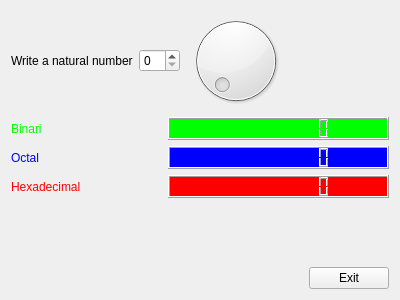
<?xml version="1.0" encoding="UTF-8"?>
<ui version="4.0">
 <class>MyForm</class>
 <widget class="QWidget" name="MyForm">
  <property name="geometry">
   <rect>
    <x>0</x>
    <y>0</y>
    <width>400</width>
    <height>300</height>
   </rect>
  </property>
  <property name="windowTitle">
   <string>Form</string>
  </property>
  <layout class="QVBoxLayout" name="verticalLayout">
   <item>
    <layout class="QHBoxLayout" name="horizontalLayout_2">
     <item>
      <layout class="QHBoxLayout" name="horizontalLayout">
       <item>
        <widget class="QLabel" name="label">
         <property name="text">
          <string>Write a natural number</string>
         </property>
        </widget>
       </item>
       <item>
        <widget class="QSpinBox" name="spinBox"/>
       </item>
       <item>
        <widget class="QDial" name="dial">
         <property name="maximum">
          <number>999</number>
         </property>
        </widget>
       </item>
      </layout>
     </item>
     <item>
      <spacer name="horizontalSpacer">
       <property name="orientation">
        <enum>Qt::Horizontal</enum>
       </property>
       <property name="sizeHint" stdset="0">
        <size>
         <width>40</width>
         <height>20</height>
        </size>
       </property>
      </spacer>
     </item>
    </layout>
   </item>
   <item>
    <layout class="QHBoxLayout" name="horizontalLayout_4">
     <item>
      <widget class="QLabel" name="label_2">
       <property name="palette">
        <palette>
         <active>
          <colorrole role="WindowText">
           <brush brushstyle="SolidPattern">
            <color alpha="255">
             <red>0</red>
             <green>255</green>
             <blue>0</blue>
            </color>
           </brush>
          </colorrole>
          <colorrole role="Text">
           <brush brushstyle="SolidPattern">
            <color alpha="255">
             <red>0</red>
             <green>255</green>
             <blue>0</blue>
            </color>
           </brush>
          </colorrole>
         </active>
         <inactive>
          <colorrole role="WindowText">
           <brush brushstyle="SolidPattern">
            <color alpha="255">
             <red>0</red>
             <green>255</green>
             <blue>0</blue>
            </color>
           </brush>
          </colorrole>
          <colorrole role="Text">
           <brush brushstyle="SolidPattern">
            <color alpha="255">
             <red>0</red>
             <green>255</green>
             <blue>0</blue>
            </color>
           </brush>
          </colorrole>
         </inactive>
         <disabled>
          <colorrole role="WindowText">
           <brush brushstyle="SolidPattern">
            <color alpha="255">
             <red>165</red>
             <green>167</green>
             <blue>169</blue>
            </color>
           </brush>
          </colorrole>
          <colorrole role="Text">
           <brush brushstyle="SolidPattern">
            <color alpha="255">
             <red>172</red>
             <green>174</green>
             <blue>176</blue>
            </color>
           </brush>
          </colorrole>
         </disabled>
        </palette>
       </property>
       <property name="text">
        <string>Binari</string>
       </property>
      </widget>
     </item>
     <item>
      <spacer name="horizontalSpacer_2">
       <property name="orientation">
        <enum>Qt::Horizontal</enum>
       </property>
       <property name="sizeType">
        <enum>QSizePolicy::Preferred</enum>
       </property>
       <property name="sizeHint" stdset="0">
        <size>
         <width>98</width>
         <height>20</height>
        </size>
       </property>
      </spacer>
     </item>
     <item>
      <widget class="QLCDNumber" name="lcdNumber">
       <property name="minimumSize">
        <size>
         <width>221</width>
         <height>0</height>
        </size>
       </property>
       <property name="palette">
        <palette>
         <active>
          <colorrole role="WindowText">
           <brush brushstyle="SolidPattern">
            <color alpha="255">
             <red>255</red>
             <green>255</green>
             <blue>255</blue>
            </color>
           </brush>
          </colorrole>
          <colorrole role="Base">
           <brush brushstyle="SolidPattern">
            <color alpha="255">
             <red>252</red>
             <green>252</green>
             <blue>252</blue>
            </color>
           </brush>
          </colorrole>
          <colorrole role="Window">
           <brush brushstyle="SolidPattern">
            <color alpha="255">
             <red>0</red>
             <green>255</green>
             <blue>0</blue>
            </color>
           </brush>
          </colorrole>
         </active>
         <inactive>
          <colorrole role="WindowText">
           <brush brushstyle="SolidPattern">
            <color alpha="255">
             <red>255</red>
             <green>255</green>
             <blue>255</blue>
            </color>
           </brush>
          </colorrole>
          <colorrole role="Base">
           <brush brushstyle="SolidPattern">
            <color alpha="255">
             <red>252</red>
             <green>252</green>
             <blue>252</blue>
            </color>
           </brush>
          </colorrole>
          <colorrole role="Window">
           <brush brushstyle="SolidPattern">
            <color alpha="255">
             <red>0</red>
             <green>255</green>
             <blue>0</blue>
            </color>
           </brush>
          </colorrole>
         </inactive>
         <disabled>
          <colorrole role="WindowText">
           <brush brushstyle="SolidPattern">
            <color alpha="255">
             <red>165</red>
             <green>167</green>
             <blue>169</blue>
            </color>
           </brush>
          </colorrole>
          <colorrole role="Base">
           <brush brushstyle="SolidPattern">
            <color alpha="255">
             <red>0</red>
             <green>255</green>
             <blue>0</blue>
            </color>
           </brush>
          </colorrole>
          <colorrole role="Window">
           <brush brushstyle="SolidPattern">
            <color alpha="255">
             <red>0</red>
             <green>255</green>
             <blue>0</blue>
            </color>
           </brush>
          </colorrole>
         </disabled>
        </palette>
       </property>
       <property name="autoFillBackground">
        <bool>true</bool>
       </property>
       <property name="digitCount">
        <number>10</number>
       </property>
       <property name="mode">
        <enum>QLCDNumber::Bin</enum>
       </property>
      </widget>
     </item>
    </layout>
   </item>
   <item>
    <layout class="QHBoxLayout" name="horizontalLayout_5">
     <item>
      <widget class="QLabel" name="label_3">
       <property name="palette">
        <palette>
         <active>
          <colorrole role="WindowText">
           <brush brushstyle="SolidPattern">
            <color alpha="255">
             <red>0</red>
             <green>0</green>
             <blue>255</blue>
            </color>
           </brush>
          </colorrole>
         </active>
         <inactive>
          <colorrole role="WindowText">
           <brush brushstyle="SolidPattern">
            <color alpha="255">
             <red>0</red>
             <green>0</green>
             <blue>255</blue>
            </color>
           </brush>
          </colorrole>
         </inactive>
         <disabled>
          <colorrole role="WindowText">
           <brush brushstyle="SolidPattern">
            <color alpha="255">
             <red>165</red>
             <green>167</green>
             <blue>169</blue>
            </color>
           </brush>
          </colorrole>
         </disabled>
        </palette>
       </property>
       <property name="text">
        <string>Octal</string>
       </property>
      </widget>
     </item>
     <item>
      <spacer name="horizontalSpacer_3">
       <property name="orientation">
        <enum>Qt::Horizontal</enum>
       </property>
       <property name="sizeHint" stdset="0">
        <size>
         <width>98</width>
         <height>20</height>
        </size>
       </property>
      </spacer>
     </item>
     <item>
      <widget class="QLCDNumber" name="lcdNumber_2">
       <property name="minimumSize">
        <size>
         <width>221</width>
         <height>0</height>
        </size>
       </property>
       <property name="palette">
        <palette>
         <active>
          <colorrole role="WindowText">
           <brush brushstyle="SolidPattern">
            <color alpha="255">
             <red>255</red>
             <green>255</green>
             <blue>255</blue>
            </color>
           </brush>
          </colorrole>
          <colorrole role="Base">
           <brush brushstyle="SolidPattern">
            <color alpha="255">
             <red>252</red>
             <green>252</green>
             <blue>252</blue>
            </color>
           </brush>
          </colorrole>
          <colorrole role="Window">
           <brush brushstyle="SolidPattern">
            <color alpha="255">
             <red>0</red>
             <green>0</green>
             <blue>255</blue>
            </color>
           </brush>
          </colorrole>
         </active>
         <inactive>
          <colorrole role="WindowText">
           <brush brushstyle="SolidPattern">
            <color alpha="255">
             <red>255</red>
             <green>255</green>
             <blue>255</blue>
            </color>
           </brush>
          </colorrole>
          <colorrole role="Base">
           <brush brushstyle="SolidPattern">
            <color alpha="255">
             <red>252</red>
             <green>252</green>
             <blue>252</blue>
            </color>
           </brush>
          </colorrole>
          <colorrole role="Window">
           <brush brushstyle="SolidPattern">
            <color alpha="255">
             <red>0</red>
             <green>0</green>
             <blue>255</blue>
            </color>
           </brush>
          </colorrole>
         </inactive>
         <disabled>
          <colorrole role="WindowText">
           <brush brushstyle="SolidPattern">
            <color alpha="255">
             <red>165</red>
             <green>167</green>
             <blue>169</blue>
            </color>
           </brush>
          </colorrole>
          <colorrole role="Base">
           <brush brushstyle="SolidPattern">
            <color alpha="255">
             <red>0</red>
             <green>0</green>
             <blue>255</blue>
            </color>
           </brush>
          </colorrole>
          <colorrole role="Window">
           <brush brushstyle="SolidPattern">
            <color alpha="255">
             <red>0</red>
             <green>0</green>
             <blue>255</blue>
            </color>
           </brush>
          </colorrole>
         </disabled>
        </palette>
       </property>
       <property name="autoFillBackground">
        <bool>true</bool>
       </property>
       <property name="digitCount">
        <number>10</number>
       </property>
       <property name="mode">
        <enum>QLCDNumber::Oct</enum>
       </property>
      </widget>
     </item>
    </layout>
   </item>
   <item>
    <layout class="QHBoxLayout" name="horizontalLayout_6">
     <item>
      <widget class="QLabel" name="label_4">
       <property name="palette">
        <palette>
         <active>
          <colorrole role="WindowText">
           <brush brushstyle="SolidPattern">
            <color alpha="255">
             <red>255</red>
             <green>0</green>
             <blue>0</blue>
            </color>
           </brush>
          </colorrole>
         </active>
         <inactive>
          <colorrole role="WindowText">
           <brush brushstyle="SolidPattern">
            <color alpha="255">
             <red>255</red>
             <green>0</green>
             <blue>0</blue>
            </color>
           </brush>
          </colorrole>
         </inactive>
         <disabled>
          <colorrole role="WindowText">
           <brush brushstyle="SolidPattern">
            <color alpha="255">
             <red>165</red>
             <green>167</green>
             <blue>169</blue>
            </color>
           </brush>
          </colorrole>
         </disabled>
        </palette>
       </property>
       <property name="text">
        <string>Hexadecimal</string>
       </property>
      </widget>
     </item>
     <item>
      <spacer name="horizontalSpacer_4">
       <property name="orientation">
        <enum>Qt::Horizontal</enum>
       </property>
       <property name="sizeHint" stdset="0">
        <size>
         <width>58</width>
         <height>20</height>
        </size>
       </property>
      </spacer>
     </item>
     <item>
      <widget class="QLCDNumber" name="lcdNumber_3">
       <property name="minimumSize">
        <size>
         <width>221</width>
         <height>0</height>
        </size>
       </property>
       <property name="palette">
        <palette>
         <active>
          <colorrole role="WindowText">
           <brush brushstyle="SolidPattern">
            <color alpha="255">
             <red>255</red>
             <green>255</green>
             <blue>255</blue>
            </color>
           </brush>
          </colorrole>
          <colorrole role="Base">
           <brush brushstyle="SolidPattern">
            <color alpha="255">
             <red>252</red>
             <green>252</green>
             <blue>252</blue>
            </color>
           </brush>
          </colorrole>
          <colorrole role="Window">
           <brush brushstyle="SolidPattern">
            <color alpha="255">
             <red>255</red>
             <green>0</green>
             <blue>0</blue>
            </color>
           </brush>
          </colorrole>
         </active>
         <inactive>
          <colorrole role="WindowText">
           <brush brushstyle="SolidPattern">
            <color alpha="255">
             <red>255</red>
             <green>255</green>
             <blue>255</blue>
            </color>
           </brush>
          </colorrole>
          <colorrole role="Base">
           <brush brushstyle="SolidPattern">
            <color alpha="255">
             <red>252</red>
             <green>252</green>
             <blue>252</blue>
            </color>
           </brush>
          </colorrole>
          <colorrole role="Window">
           <brush brushstyle="SolidPattern">
            <color alpha="255">
             <red>255</red>
             <green>0</green>
             <blue>0</blue>
            </color>
           </brush>
          </colorrole>
         </inactive>
         <disabled>
          <colorrole role="WindowText">
           <brush brushstyle="SolidPattern">
            <color alpha="255">
             <red>165</red>
             <green>167</green>
             <blue>169</blue>
            </color>
           </brush>
          </colorrole>
          <colorrole role="Base">
           <brush brushstyle="SolidPattern">
            <color alpha="255">
             <red>255</red>
             <green>0</green>
             <blue>0</blue>
            </color>
           </brush>
          </colorrole>
          <colorrole role="Window">
           <brush brushstyle="SolidPattern">
            <color alpha="255">
             <red>255</red>
             <green>0</green>
             <blue>0</blue>
            </color>
           </brush>
          </colorrole>
         </disabled>
        </palette>
       </property>
       <property name="autoFillBackground">
        <bool>true</bool>
       </property>
       <property name="digitCount">
        <number>10</number>
       </property>
       <property name="mode">
        <enum>QLCDNumber::Hex</enum>
       </property>
      </widget>
     </item>
    </layout>
   </item>
   <item>
    <spacer name="verticalSpacer">
     <property name="orientation">
      <enum>Qt::Vertical</enum>
     </property>
     <property name="sizeHint" stdset="0">
      <size>
       <width>20</width>
       <height>40</height>
      </size>
     </property>
    </spacer>
   </item>
   <item>
    <layout class="QHBoxLayout" name="horizontalLayout_3">
     <item>
      <spacer name="horizontalSpacer_5">
       <property name="orientation">
        <enum>Qt::Horizontal</enum>
       </property>
       <property name="sizeHint" stdset="0">
        <size>
         <width>40</width>
         <height>20</height>
        </size>
       </property>
      </spacer>
     </item>
     <item>
      <widget class="QPushButton" name="pushButton">
       <property name="text">
        <string>Exit</string>
       </property>
      </widget>
     </item>
    </layout>
   </item>
  </layout>
 </widget>
 <resources/>
 <connections>
  <connection>
   <sender>spinBox</sender>
   <signal>valueChanged(int)</signal>
   <receiver>dial</receiver>
   <slot>setValue(int)</slot>
   <hints>
    <hint type="sourcelabel">
     <x>175</x>
     <y>55</y>
    </hint>
    <hint type="destinationlabel">
     <x>244</x>
     <y>54</y>
    </hint>
   </hints>
  </connection>
  <connection>
   <sender>dial</sender>
   <signal>valueChanged(int)</signal>
   <receiver>spinBox</receiver>
   <slot>setValue(int)</slot>
   <hints>
    <hint type="sourcelabel">
     <x>272</x>
     <y>80</y>
    </hint>
    <hint type="destinationlabel">
     <x>192</x>
     <y>68</y>
    </hint>
   </hints>
  </connection>
  <connection>
   <sender>spinBox</sender>
   <signal>valueChanged(int)</signal>
   <receiver>lcdNumber</receiver>
   <slot>display(int)</slot>
   <hints>
    <hint type="sourcelabel">
     <x>181</x>
     <y>68</y>
    </hint>
    <hint type="destinationlabel">
     <x>210</x>
     <y>128</y>
    </hint>
   </hints>
  </connection>
  <connection>
   <sender>dial</sender>
   <signal>valueChanged(int)</signal>
   <receiver>lcdNumber_2</receiver>
   <slot>display(int)</slot>
   <hints>
    <hint type="sourcelabel">
     <x>273</x>
     <y>37</y>
    </hint>
    <hint type="destinationlabel">
     <x>285</x>
     <y>159</y>
    </hint>
   </hints>
  </connection>
  <connection>
   <sender>dial</sender>
   <signal>valueChanged(int)</signal>
   <receiver>lcdNumber_3</receiver>
   <slot>display(int)</slot>
   <hints>
    <hint type="sourcelabel">
     <x>306</x>
     <y>33</y>
    </hint>
    <hint type="destinationlabel">
     <x>361</x>
     <y>197</y>
    </hint>
   </hints>
  </connection>
 </connections>
</ui>
